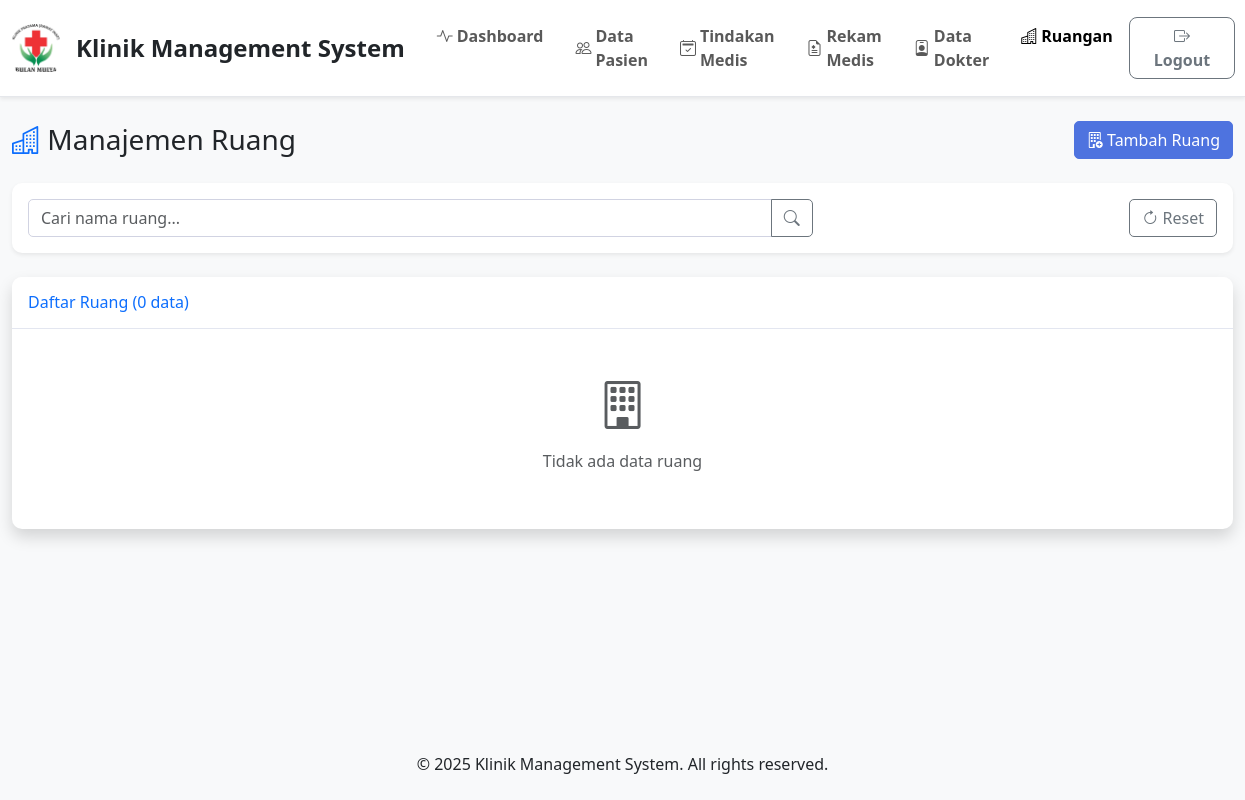
Before: /index.php?page=ruang (signed in) with the older database file.
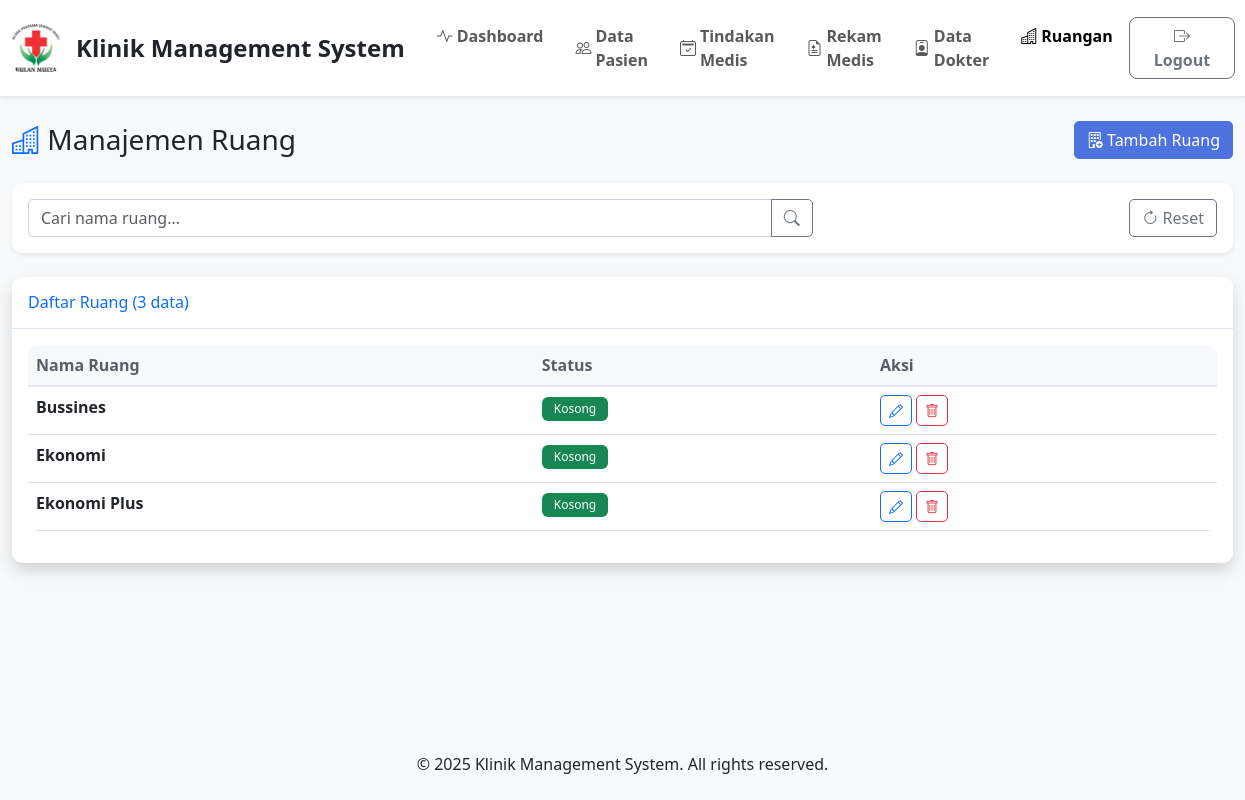
After: the same page with the newer database file.
### tables this page shows
CREATE TABLE `ruang` (
  `idruang` int(11) NOT NULL,
  `nama_ruang` varchar(100) DEFAULT NULL,
  `status` enum('Kosong','Terisi') DEFAULT 'Kosong'
);

### config/database.php (called while the page is built, shortened)
<?php
try {
    $pdo = new PDO("mysql:host=" . DB_HOST . ";dbname=" . DB_NAME . ";charset=utf8", DB_USER, DB_PASS);
    $pdo->setAttribute(PDO::ATTR_ERRMODE, PDO::ERRMODE_EXCEPTION);
    $pdo->setAttribute(PDO::ATTR_DEFAULT_FETCH_MODE, PDO::FETCH_ASSOC);
} catch(PDOException $e) {
    die("Connection failed: " . $e->getMessage());
}
function executeQuery($sql, $params = []) {
    global $pdo;
    try {
        $stmt = $pdo->prepare($sql);
        $stmt->execute($params);
        return $stmt;
    } catch(PDOException $e) {
        die("Query failed: " . $e->getMessage());
    }
}
function fetchAll($sql, $params = []) {
    $stmt = executeQuery($sql, $params);
    return $stmt->fetchAll();
}
function fetchOne($sql, $params = []) {
    $stmt = executeQuery($sql, $params);
    return $stmt->fetch();
}
?>

### includes/functions.php (called while the page is built, shortened)
<?php
function getPagination($total_records, $records_per_page, $current_page) {
    $total_pages = ceil($total_records / $records_per_page);
    $offset = ($current_page - 1) * $records_per_page;
    return [
        'total_pages' => $total_pages,
        'offset' => $offset,
        'current_page' => $current_page,
        'records_per_page' => $records_per_page
    ];
}
?>

### pages/ruang.php (the view, shortened to what the changed rows need)
<?php
$action = isset($_GET['action']) ? $_GET['action'] : 'list';
$search = isset($_GET['search']) ? sanitizeInput($_GET['search']) : '';
$page_num = isset($_GET['page_num']) ? (int)$_GET['page_num'] : 1;
if ($action == 'list') {
    $where_clause = "";
    $params = [];
    $count_sql = "SELECT COUNT(*) as total FROM ruang " . $where_clause;
    $total_result = fetchOne($count_sql, $params);
    $total_records = $total_result['total'];
    $records_per_page = 10;
    $pagination = getPagination($total_records, $records_per_page, $page_num);
    $sql = "SELECT * FROM ruang {$where_clause} ORDER BY nama_ruang ASC LIMIT {$pagination['offset']}, {$pagination['records_per_page']}";
    $rooms = fetchAll($sql, $params);
}
?>
<div class="container-fluid">
    <div class="d-flex justify-content-between align-items-center mb-4">
        <h1 class="h3 mb-0">
            <i class="bi bi-buildings text-primary"></i> Manajemen Ruang
        </h1>
    </div>
    <?php if ($action == 'list'): ?>
        <div class="card mb-4">
            <div class="card-body">
                <form method="GET" action="">
                    <div class="row">
                        <div class="col-md-8">
                            <div class="input-group">
                                <input type="text" class="form-control" name="search"
                                       placeholder="Cari nama ruang..."
                                       value="<?php echo htmlspecialchars($search); ?>">
                                <button class="btn btn-outline-secondary" type="submit">
                                    <i class="bi bi-search"></i>
                                </button>
                            </div>
                        </div>
                        <div class="col-md-4 text-end">
                            <a href="index.php?page=ruang" class="btn btn-outline-secondary">
                                <i class="bi bi-arrow-clockwise"></i> Reset
                            </a>
                        </div>
                    </div>
                </form>
            </div>
        </div>
        <div class="card shadow">
            <div class="card-header py-3">
                <h6 class="m-0 font-weight-bold text-primary">
                    Daftar Ruang (<?php echo number_format($total_records); ?> data)
                </h6>
            </div>
            <div class="card-body">
                <?php if (empty($rooms)): ?>
                    <div class="text-center py-4">
                        <i class="bi bi-building text-muted" style="font-size: 3rem;"></i>
                        <p class="text-muted mt-2">Tidak ada data ruang</p>
                    </div>
                <?php else: ?>
                    <div class="table-responsive">
                        <table class="table table-hover">
                            <thead>
                                <tr>
                                    <th>Nama Ruang</th>
                                    <th>Status</th>
                                    <th>Aksi</th>
                                </tr>
                            </thead>
                            <tbody>
                                <?php foreach ($rooms as $r): ?>
                                    <tr>
                                        <td><strong><?php echo $r['nama_ruang']; ?></strong></td>
                                        <td>
                                            <?php if ($r['status'] == 'Kosong'): ?>
                                                <span class="badge bg-success">Kosong</span>
                                            <?php elseif ($r['status'] == 'Terisi'): ?>
                                                <span class="badge bg-danger">Terisi</span>
                                            <?php else: ?>
                                                <span class="badge bg-secondary"><?php echo $r['status']; ?></span>
                                            <?php endif; ?>
                                        </td>
                                        <td>
                                            <a href="pages/ruang_edit.php?idruang=<?php echo $r['idruang']; ?>"
                                               class="btn btn-sm btn-outline-primary">
                                                <i class="bi bi-pencil"></i>
                                            </a>
                                            <a href="pages/ruang_delete.php?idruang=<?php echo $r['idruang']; ?>" class="btn btn-sm btn-outline-danger">
                                                <i class="bi bi-trash"></i>
                                            </a>
                                        </td>
                                    </tr>
                                <?php endforeach; ?>
                            </tbody>
                        </table>
                    </div>
                <?php endif; ?>
            </div>
        </div>
    <?php endif; ?>
</div>

Changed rows visible on the page:
added ruang: nama_ruang "Bussines", status "Kosong"
added ruang: nama_ruang "Ekonomi", status "Kosong"
added ruang: nama_ruang "Ekonomi Plus", status "Kosong"
Other visible differences:
$total_records: "0" → "3"
text no longer shown: "Tidak ada data ruang"
text now shown: "Nama Ruang Status Aksi"
